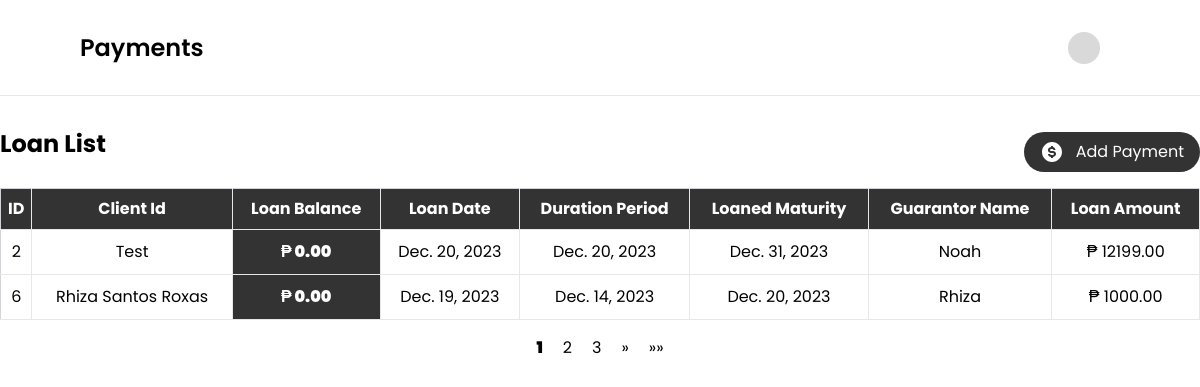
The app's page /collector/payment_list/ with its own data.
### loanmanagement/models.py (models this page shows, shortened)
class Loan(models.Model):
    client_id = models.ForeignKey(Person, on_delete=models.CASCADE)
    loan_date = models.DateField()
    duration_period = models.DateField()
    interest_rate = models.DecimalField(max_digits=10, decimal_places=2)
    loan_amount = models.DecimalField(max_digits=100, decimal_places=2)
    loan_maturity = models.DateField()
    guarantor = models.CharField(max_length=250)
    processing_fee = models.DecimalField(max_digits=10, decimal_places=2)
    loan_balance = models.DecimalField(max_digits=10, decimal_places=2, null=True)
    net = models.DecimalField(max_digits=10, decimal_places=2)
    checking_no = models.CharField(max_length=250, null=False, blank=False)
    has_active_loan = models.BooleanField(default=True)
    def __str__(self):
        status = "Active" if self.has_active_loan else "Inactive"
        return f"{self.client_id.name} (ID: {self.id}, Status: {status})"

class Person(models.Model):
    name = models.CharField(max_length=250, null=False, blank=False)
    address = models.CharField(max_length=250, null=False, blank=False)
    picture = models.ImageField(upload_to='images/', null=True, blank=True)
    document = models.FileField(upload_to='documents/', null=True, blank=True)
    created_at = models.DateTimeField(auto_now_add=True)
    email = models.EmailField(max_length=254, null=True, blank=True)
    password = models.CharField(max_length=254, null=True, blank=True)
    def __str__(self):
        return self.name

### collector/views.py (the view)
# urls.py: path('payment_list/', views.payment_list, name='payment_list'),
def payment_list(request):
    loans = Loan.objects.all()
    paginated = Paginator(loans, 2)
    page_number = request.GET.get('page')
    page = paginated.get_page(page_number)
    form = PaymentForm(request.POST)
    return render(request, 'collectorDashboard.html', {'loans': page, 'form': form, 'paginator': paginated})

### collector/templates/collectorDashboard.html (shortened to what this page needs)
<!doctype html>
<html lang="en">
<head>
    <script src="https://cdn.tailwindcss.com"></script>
    <link href='https://unpkg.com/boxicons@2.0.7/css/boxicons.min.css' rel='stylesheet'>
    <link rel="stylesheet" href="https://cdn.jsdelivr.net/npm/flatpickr/dist/flatpickr.min.css">
</head>
<body>
<div>
{% load widget_tweaks %}
 <div>
    <div class="flex justify-between bg-white h-24 items-center px-6 md:px-20 py-auto border-b">
        <h2 class="text-xl md:text-2xl font-semibold">Payments</h2>
        <div class="flex gap-2 md:gap-5 justify-center items-center">
            {% load static %}
            <img src="{% static 'images/svg/skeleton.svg' %}" class="w-6 h-6 md:w-8 h-8">
        </div>
    </div>
    <div class="mx-3 md:mx-auto max-w-[1240px] mt-8">
        <div class="flex justify-between items-center mb-3">
            <h1 class="md:text-2xl text-xl font-bold mb-4">Loan List</h1>
            <button type="submit" id="openModalBtn" class=" text-[12px] md:text-[16px] flex items-center justify-center gap-3 bg-black/80 text-white py-1 md:py-2 px-4 rounded-[50px]">
                <img/>Add Payment
            </button>
        </div>
        <table class="min-w-full bg-white border border-gray-300">
            <thead>
                <tr class="bg-black/80 text-white">
                    <th class="py-2 px-1 border-b border-r">ID</th>
                    <th class="py-2 px-1 border-b border-r">Client Id</th>
                    <th class="py-2 px-1 border-b border-r">Loan Balance</th>
                    <th class="py-2 px-1 border-b border-r">Loan Date</th>
                    <th class="py-2 px-1 border-b border-r">Duration Period</th>
                    <th class="py-2 px-1 border-b border-r">Loaned Maturity</th>
                    <th class="py-2 px-1 border-b border-r">Guarantor Name</th>
                    <th class="py-2 px-1 border-b border-r">Loan Amount</th>
                </tr>
            </thead>
            <tbody>
                {% for loan in loans %}
                    <tr class="text-center">
                        <td class="py-2 px-1 border-b border-r py-2.5">{{ loan.id }}</td>
                        <td class="py-2 px-1 border-b border-r py-2.5">{{ loan.client_id }}</td>
                        <td class="py-2 px-1 border-b border-r py-2.5 font-black bg-black/80 text-white">₱ {{ loan.loan_balance }}</td>
                        <td class="py-2 px-1 border-b border-r py-2.5">{{ loan.loan_date }}</td>
                        <td class="py-2 px-1 border-b border-r py-2.5">{{ loan.duration_period }}</td>
                        <td class="py-2 px-1 border-b border-r py-2.5">{{ loan.loan_maturity }}</td>
                        <td class="py-2 px-1 border-b border-r py-2.5">{{ loan.guarantor }}</td>
                        <td class="py-2 px-1 border-b border-r py-2.5">₱ {{ loan.loan_amount }}</td>
                    </tr>
                {% endfor %}
            </tbody>
        </table>
         <div class="flex justify-center mt-4">
        <ul class="pagination flex justify-center items-center gap-5">
            {% for num in loans.paginator.page_range %}
                {% if loans.number == num %}
                    <li class="active font-black"><span>{{ num }} <span class="sr-only">(current)</span></span></li>
                {% else %}
                    <li><a href="?page={{ num }}">{{ num }}</a></li>
                {% endif %}
            {% endfor %}
            {% if loans.has_next %}
                <li><a href="?page={{ loans.next_page_number }}">&raquo;</a></li>
                <li><a href="?page={{ loans.paginator.num_pages }}">&raquo;&raquo;</a></li>
            {% endif %}
        </ul>
    </div>
    </div>
</div>
</body>
</html>

### collector/templates/collectorDashboard.html (style rules this page uses)
body { font-family: 'Poppins', sans-serif; }

### records on screen
Loan: id "2", client_id "Test", loan_balance "0.00", loan_date "Dec. 20, 2023", duration_period "Dec. 20, 2023", loan_maturity "Dec. 31, 2023", guarantor "Noah", loan_amount "12199.00"
Loan: id "6", client_id "Rhiza Santos Roxas", loan_balance "0.00", loan_date "Dec. 19, 2023", duration_period "Dec. 14, 2023", loan_maturity "Dec. 20, 2023", guarantor "Rhiza", loan_amount "1000.00"

### other values on screen
{{ num }} "1"
{{ num }} "2" "3"
